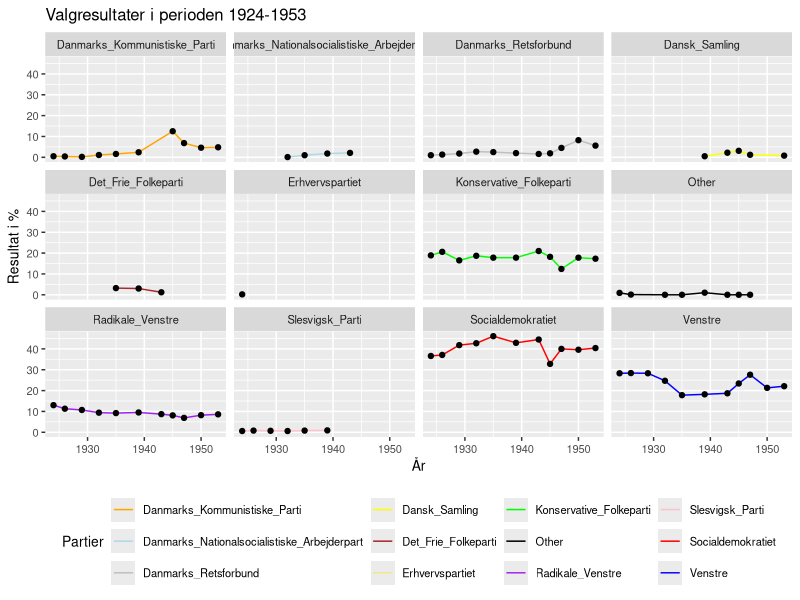
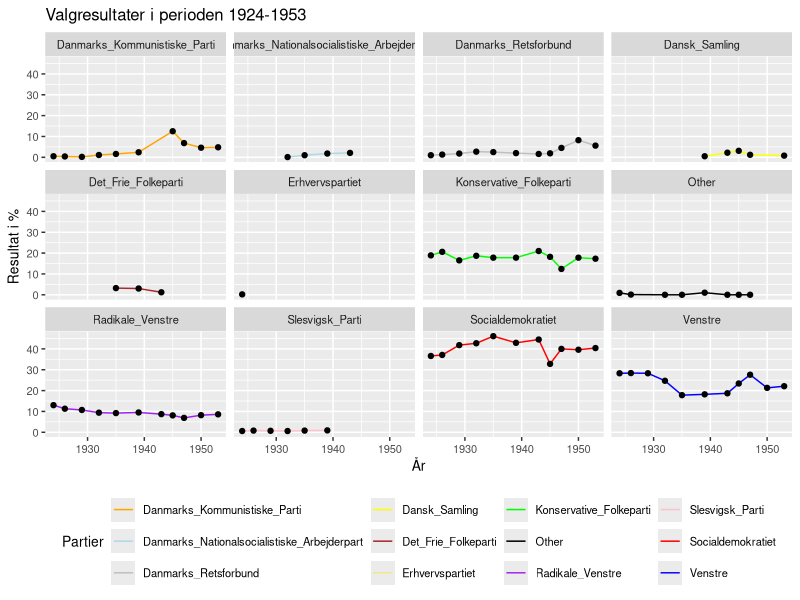

Here is the R script that generated these plots, in order: (Note: this script raises an error after producing the figures.)
## ---- chunk 1
library(tidyverse)
## ---- chunk 2
DE <- read.csv("Data/Danish elections from 1924-1953 - Ark1.csv")
## ---- chunk 3
DE_clean <- na.omit(DE)
## ---- chunk 4
DE_clean %>%
  ggplot(aes(y = Turnout_Percentage, x = Election_Year))+
  geom_line(aes(color = Political_Parties))+
  geom_point()+
  labs(title = "Valgresultater i perioden 1924-1953",
       color = "Partier",
       x = "År",
       y = "Resultat i %") +
  facet_wrap(facets = "Political_Parties",
             ncol = 4,
             nrow = 4) +
  theme(legend.position = "bottom") +
  theme(text = element_text(size = 10)) +
  scale_colour_manual(values = c("Venstre" = "blue", "Socialdemokratiet" = "red", "Radikale_Venstre" = "purple", "Konservative_Folkeparti" = "green", "Danmarks_Kommunistiske_Parti" = "orange", "Danmarks_Retsforbund" = "grey", "Det_Frie_Folkeparti" = "brown", "Slesvigsk_Parti" = "pink", "Dansk_Samling" = "yellow", "Erhvervspartiet" = "khaki", "Danmarks_Nationalsocialistiske_Arbejderpart" = "lightblue", "Other" = "black")) 
ggsave("Figur1.png")
## ---- chunk 5
kort_DE$Political_Parties <- fct_recode(kort_DE$Political_Parties, "S" = "Socialdemokratiet", "RV" = "Radikale_Venstre", "KF" = "Konservative_Folkeparti", "DR" = "Danmarks_Retsforbund", "DKP" = "Danmarks_Kommunistiske_Parti", "FF" = "Det_Frie_Folkeparti", "SP" = "Slesvigsk_Parti", "V" = "Venstre", "DS" = "Dansk_Samling", "E" = "Erhvervspartiet", "DNSAP" = "Danmarks_Nationalsocialistiske_Arbejderpart")
## ---- chunk 6
kort_DE %>%
  ggplot(aes(x = Political_Parties)) +
  geom_bar(aes(fill = Political_Parties)) +
  theme_minimal() +
  labs(title = "Antal opstillede gange i perioden 1924-1953",
       fill = "Partier",
       x = "Partier",
       y = "Opstillede gange") +
  theme(axis.text.x = element_text(colour = "black", size = 11, angle = 45,
                                     hjust = 0.5, vjust = 0.7)) +
  scale_fill_manual(values = c("V" = "blue", "S" = "red", "RV" = "purple", "KF" = "green", "DKP" = "pink", "DR" = "grey", "FF" = "brown", "SP" = "orange", "DS" = "yellow", "E" = "khaki", "DNSAP" = "lightblue", "Other" = "black"))
ggsave("Figur2.png")
## ---- chunk 7
fire_store <- DE_clean %>%
  filter(Political_Parties == "Socialdemokratiet" | Political_Parties == "Venstre" | Political_Parties == "Radikale_Venstre" | Political_Parties == "Konservative_Folkeparti")

## ---- chunk 8
ggplot(data = fire_store)+
  geom_line(aes(x = Election_Year, y = Turnout_Percentage , color = Political_Parties)) +
  theme_classic() +
  labs(title = "Valgresultater i perioden 1924-1953",
       color = "Partier",
       x = "År",
       y = "Resultat i %") +
  scale_colour_manual(values = c("Venstre" = "blue", "Socialdemokratiet" = "red", "Radikale_Venstre" = "purple", "Konservative_Folkeparti" = "green"))
ggsave("Figur3.png")
## ---- chunk 9
ggplot(data = fire_store) +
    geom_jitter(aes(x = Election_Year, y = Turnout_Percentage, color = Political_Parties), alpha = 0.7, width = 0.4, height = 0.4) +
  geom_smooth(aes(x = Election_Year, y = Turnout_Percentage)) + 
  theme_bw() +
  labs(title = "Valgresultater i perioden 1924-1953",
       color = "Partier",
       x = "År",
       y = "Resultat i %") +
  scale_colour_manual(values = c("Venstre" = "blue", "Socialdemokratiet" = "red", "Radikale_Venstre" = "purple", "Konservative_Folkeparti" = "green"))
ggsave("Figur4.png")
## ---- chunk 10
Krigs_år <- DE_clean %>%
  filter(Election_Year == "1939" | Election_Year == "1943" | Election_Year == "1945" | Election_Year == "1947" | Election_Year == "1950")

## ---- chunk 11
ggplot(data = Krigs_år)+
  (aes(x = Election_Year, y = Turnout_Percentage , color = Political_Parties)) +
  labs(title = "Valgresultater i perioden 1939-1950",
       color = "Partier",
       x = "År",
       y = "Resultat i %") +
  geom_line() +
  geom_point() +
  theme_bw() +
  scale_colour_manual(values = c("Venstre" = "blue", "Socialdemokratiet" = "red", "Radikale_Venstre" = "purple", "Konservative_Folkeparti" = "green", "Danmarks_Kommunistiske_Parti" = "orange", "Danmarks_Retsforbund" = "grey", "Det_Frie_Folkeparti" = "brown", "Slesvigsk_Parti" = "pink", "Dansk_Samling" = "yellow", "Danmarks_Nationalsocialistiske_Arbejderpart" = "lightblue", "Other" = "black"))
ggsave("Figur5.png")
